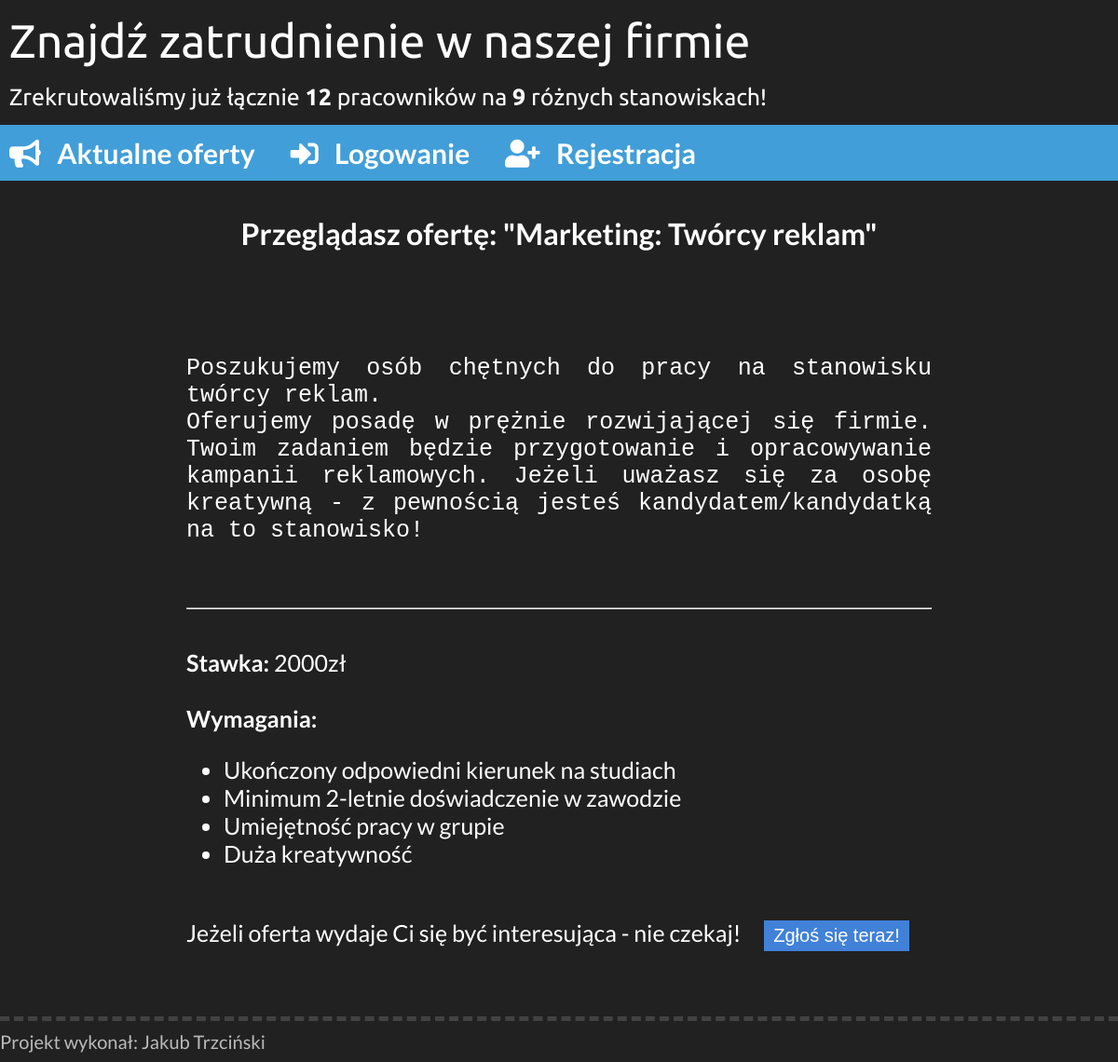
The app's page /oferta.php?id=1 with its own data.
### tables this page shows
CREATE TABLE `ogloszenia` (
  `ID` int(3) NOT NULL,
  `ID_stanowiska` int(3) NOT NULL,
  `opis` longtext NOT NULL,
  `wymagania` mediumtext NOT NULL
);

CREATE TABLE `dzialy` (
  `ID` int(3) NOT NULL,
  `nazwa` varchar(100) NOT NULL
);

CREATE TABLE `stanowiska` (
  `ID` int(3) NOT NULL,
  `ID_dzial` int(3) NOT NULL,
  `nazwa` varchar(100) NOT NULL,
  `stawka` float NOT NULL,
  `miejsca` int(3) NOT NULL
);

### oferta.php (the view, shortened to what this page needs)
<?php
    if(isset($_GET['id'])){
        $oferta = $_GET['id'];
    }
    else{
        header("Location: index.php");
        exit();
    }
?>
<!DOCTYPE html>
<html>
<head>
	<link rel="stylesheet" type="text/css" href="css/style.css">
	<link rel="stylesheet" href="https://use.fontawesome.com/releases/v5.4.1/css/all.css">
</head>
<body>
    <?php include "skrypty/menu.php"; ?>
    <div class="content">
        <?php
            require_once "config/database.php";
            if ($pol = mysqli_connect($db_host, $db_user, $db_pass, $db_name)){
                mysqli_query($pol, "SET NAMES 'utf8'");
                $zap="SELECT ogloszenia.ID AS ID, dzialy.nazwa AS dzial, stanowiska.nazwa AS stanowisko, opis, wymagania, stawka, miejsca FROM ogloszenia, dzialy, stanowiska WHERE ogloszenia.ID_stanowiska = stanowiska.ID AND stanowiska.ID_dzial = dzialy.ID AND ogloszenia.ID = ".$oferta;
                $query = mysqli_query($pol, $zap);
                $w = mysqli_fetch_array($query);
                $wymagania = explode("; ",$w['wymagania']);
            }
        ?>
        <h2>Przeglądasz ofertę: "<?php echo $w['dzial'].": ".$w['stanowisko']; ?>"</h2>
        <div class="box">
            <div class="desc">
                <pre><?php echo $w['opis']; ?></pre>
                <br><hr><br>
                <b>Stawka:</b> <?php echo $w['stawka']; ?>zł
                <br><br>
                <b>Wymagania:</b>
                <ul>
                    <?php
                        foreach ($wymagania as $wymog){
                            echo "<li>$wymog</li>";
                        }
                    ?>
                </ul>
                <br>
                Jeżeli oferta wydaje Ci się być interesująca - nie czekaj!
                <button onclick="location.href='aplikuj.php?id=<?php echo $w['ID']; ?>'">Zgłoś się teraz!</button>
            </div>
        </div>
	</div>
    <div class="footer">
        <div class="footer-content">Projekt wykonał: Jakub Trzciński</div>
    </div>
</body>
</html>

### css/style.css (style rules this page uses)
body { margin: 0px; background-color: #212121; color: white; font-family: 'Lato', sans-serif; }
.content { width: 1180px; margin-left: auto; margin-right: auto; padding: 10px; min-height: 70vh; }
.footer { width: 100%; border-top: 5px #424242 dashed; }
.footer-content { width: 1200px; margin: auto; text-align: left; font-size: 20px; color: #bbb; padding-top: 10px; padding-bottom: 10px; }
.box { width: 800px; margin: auto; padding-top: 50px; padding-bottom: 50px; }
h2 { font-size: 200%; text-align: center; }
.desc { font-size: 25px; padding-top: 10px; padding-bottom: 10px; text-align: justify; }
button { text-align: center; font-size: 20px; background-color: #4181d8; border: none; outline: none; color: white; display: inline-block; padding-left: 10px; padding-right: 10px; margin-left: 20px; margin-right: 20px; padding-top: 5px; padding-bottom: 5px; cursor: pointer; }
pre { white-space: pre-wrap; }
ul { font-size: 25px; }

### records on screen
ogloszenia: dzialy.nazwa "Marketing", ID_stanowiska.nazwa "Twórcy reklam", opis "Poszukujemy osób chętnych do pracy na stanowisku twórcy reklam. Oferujemy posadę w prężnie rozwijającej się firmie. Twoim zadaniem będzie przygotowanie i opracowywanie kampanii reklamowych. Jeżeli uważasz się za osobę kreatywną - z pewnością jesteś kandydatem/kandydatką na to stanowisko!", ID_stanowiska.stawka "2000", wymagania "Ukończony odpowiedni kierunek na studiach", wymagania "Minimum 2-letnie doświadczenie w zawodzie", wymagania "Umiejętność pracy w grupie", wymagania "Duża kreatywność"

### other values on screen
$pracownicy['liczba'] "12"
$stanowiska['liczba'] "9"
